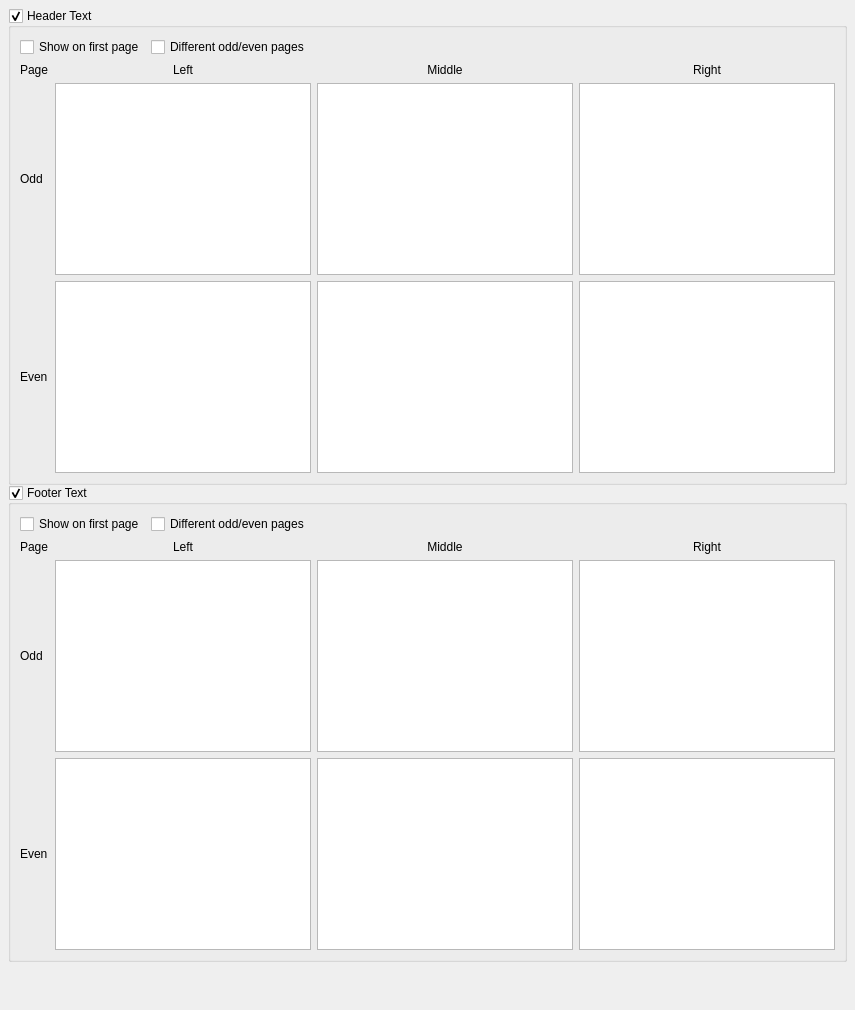
      <widget class="QWidget" name="PageHeaderFooter">
       <layout class="QGridLayout" name="gridLayout_10">
        <property name="leftMargin">
         <number>8</number>
        </property>
        <property name="topMargin">
         <number>8</number>
        </property>
        <property name="rightMargin">
         <number>8</number>
        </property>
        <property name="bottomMargin">
         <number>8</number>
        </property>
        <property name="spacing">
         <number>0</number>
        </property>
        <item row="1" column="0">
         <widget class="QGroupBox" name="showFooter">
          <property name="title">
           <string>Footer Text</string>
          </property>
          <property name="checkable">
           <bool>true</bool>
          </property>
          <layout class="QVBoxLayout" name="verticalLayout_22">
           <item>
            <layout class="QHBoxLayout" name="horizontalLayout_2">
             <item>
              <widget class="QCheckBox" name="showFooterFirstPage">
               <property name="toolTip">
                <string>Show footer also on first page</string>
               </property>
               <property name="text">
                <string>Show on first page</string>
               </property>
              </widget>
             </item>
             <item>
              <widget class="QCheckBox" name="footerOddEven">
               <property name="toolTip">
                <string>Use odd/even page footer</string>
               </property>
               <property name="text">
                <string>Different odd/even pages</string>
               </property>
              </widget>
             </item>
             <item>
              <spacer name="horizontalSpacer_3">
               <property name="orientation">
                <enum>Qt::Horizontal</enum>
               </property>
               <property name="sizeHint" stdset="0">
                <size>
                 <width>40</width>
                 <height>20</height>
                </size>
               </property>
              </spacer>
             </item>
            </layout>
           </item>
           <item>
            <layout class="QGridLayout" name="gridLayout_6">
             <item row="1" column="0">
              <widget class="QLabel" name="labelOddFooter">
               <property name="text">
                <string>Odd</string>
               </property>
              </widget>
             </item>
             <item row="1" column="1">
              <widget class="QTextEdit" name="oddFooterL">
               <property name="minimumSize">
                <size>
                 <width>0</width>
                 <height>30</height>
                </size>
               </property>
               <property name="tabChangesFocus">
                <bool>true</bool>
               </property>
              </widget>
             </item>
             <item row="0" column="2">
              <widget class="QLabel" name="labelMiddleFooter">
               <property name="text">
                <string>Middle</string>
               </property>
               <property name="alignment">
                <set>Qt::AlignCenter</set>
               </property>
              </widget>
             </item>
             <item row="1" column="2">
              <widget class="QTextEdit" name="oddFooterC">
               <property name="minimumSize">
                <size>
                 <width>0</width>
                 <height>30</height>
                </size>
               </property>
               <property name="tabChangesFocus">
                <bool>true</bool>
               </property>
              </widget>
             </item>
             <item row="2" column="1">
              <widget class="QTextEdit" name="evenFooterL">
               <property name="minimumSize">
                <size>
                 <width>0</width>
                 <height>30</height>
                </size>
               </property>
               <property name="tabChangesFocus">
                <bool>true</bool>
               </property>
              </widget>
             </item>
             <item row="2" column="0">
              <widget class="QLabel" name="labelEvenFooter">
               <property name="text">
                <string>Even</string>
               </property>
              </widget>
             </item>
             <item row="0" column="1">
              <widget class="QLabel" name="labelLeftFooter">
               <property name="sizePolicy">
                <sizepolicy hsizetype="Preferred" vsizetype="Preferred">
                 <horstretch>0</horstretch>
                 <verstretch>0</verstretch>
                </sizepolicy>
               </property>
               <property name="text">
                <string>Left</string>
               </property>
               <property name="alignment">
                <set>Qt::AlignCenter</set>
               </property>
              </widget>
             </item>
             <item row="2" column="2">
              <widget class="QTextEdit" name="evenFooterC">
               <property name="minimumSize">
                <size>
                 <width>0</width>
                 <height>30</height>
                </size>
               </property>
               <property name="tabChangesFocus">
                <bool>true</bool>
               </property>
              </widget>
             </item>
             <item row="2" column="3">
              <widget class="QTextEdit" name="evenFooterR">
               <property name="minimumSize">
                <size>
                 <width>0</width>
                 <height>30</height>
                </size>
               </property>
               <property name="tabChangesFocus">
                <bool>true</bool>
               </property>
              </widget>
             </item>
             <item row="1" column="3">
              <widget class="QTextEdit" name="oddFooterR">
               <property name="minimumSize">
                <size>
                 <width>0</width>
                 <height>30</height>
                </size>
               </property>
               <property name="tabChangesFocus">
                <bool>true</bool>
               </property>
              </widget>
             </item>
             <item row="0" column="0">
              <widget class="QLabel" name="labelPageFooter">
               <property name="text">
                <string>Page</string>
               </property>
              </widget>
             </item>
             <item row="0" column="3">
              <widget class="QLabel" name="labelRightFooter">
               <property name="text">
                <string>Right</string>
               </property>
               <property name="alignment">
                <set>Qt::AlignCenter</set>
               </property>
              </widget>
             </item>
            </layout>
           </item>
          </layout>
         </widget>
        </item>
        <item row="0" column="0">
         <widget class="QGroupBox" name="showHeader">
          <property name="title">
           <string>Header Text</string>
          </property>
          <property name="checkable">
           <bool>true</bool>
          </property>
          <layout class="QVBoxLayout" name="verticalLayout_23">
           <item>
            <layout class="QHBoxLayout" name="horizontalLayout_4">
             <item>
              <widget class="QCheckBox" name="showHeaderFirstPage">
               <property name="toolTip">
                <string>Show header also on first page</string>
               </property>
               <property name="text">
                <string>Show on first page</string>
               </property>
              </widget>
             </item>
             <item>
              <widget class="QCheckBox" name="headerOddEven">
               <property name="toolTip">
                <string>Use odd/even page header</string>
               </property>
               <property name="text">
                <string>Different odd/even pages</string>
               </property>
              </widget>
             </item>
             <item>
              <spacer name="horizontalSpacer_4">
               <property name="orientation">
                <enum>Qt::Horizontal</enum>
               </property>
               <property name="sizeHint" stdset="0">
                <size>
                 <width>40</width>
                 <height>20</height>
                </size>
               </property>
              </spacer>
             </item>
            </layout>
           </item>
           <item>
            <layout class="QGridLayout" name="gridLayout_5">
             <item row="0" column="1">
              <widget class="QLabel" name="labelLeftHeader">
               <property name="text">
                <string>Left</string>
               </property>
               <property name="alignment">
                <set>Qt::AlignCenter</set>
               </property>
              </widget>
             </item>
             <item row="0" column="2">
              <widget class="QLabel" name="labelMiddleHeader">
               <property name="text">
                <string>Middle</string>
               </property>
               <property name="alignment">
                <set>Qt::AlignCenter</set>
               </property>
              </widget>
             </item>
             <item row="0" column="3">
              <widget class="QLabel" name="labelRightHeader">
               <property name="text">
                <string>Right</string>
               </property>
               <property name="alignment">
                <set>Qt::AlignCenter</set>
               </property>
              </widget>
             </item>
             <item row="1" column="0">
              <widget class="QLabel" name="labelOddHeader">
               <property name="text">
                <string>Odd</string>
               </property>
              </widget>
             </item>
             <item row="1" column="1">
              <widget class="QTextEdit" name="oddHeaderL">
               <property name="minimumSize">
                <size>
                 <width>0</width>
                 <height>30</height>
                </size>
               </property>
               <property name="maximumSize">
                <size>
                 <width>16777215</width>
                 <height>16777215</height>
                </size>
               </property>
               <property name="tabChangesFocus">
                <bool>true</bool>
               </property>
              </widget>
             </item>
             <item row="1" column="2">
              <widget class="QTextEdit" name="oddHeaderC">
               <property name="minimumSize">
                <size>
                 <width>0</width>
                 <height>30</height>
                </size>
               </property>
               <property name="maximumSize">
                <size>
                 <width>16777215</width>
                 <height>16777215</height>
                </size>
               </property>
               <property name="tabChangesFocus">
                <bool>true</bool>
               </property>
              </widget>
             </item>
             <item row="1" column="3">
              <widget class="QTextEdit" name="oddHeaderR">
               <property name="sizePolicy">
                <sizepolicy hsizetype="Expanding" vsizetype="Expanding">
                 <horstretch>0</horstretch>
                 <verstretch>0</verstretch>
                </sizepolicy>
               </property>
               <property name="minimumSize">
                <size>
                 <width>0</width>
                 <height>30</height>
                </size>
               </property>
               <property name="maximumSize">
                <size>
                 <width>16777215</width>
                 <height>16777215</height>
                </size>
               </property>
               <property name="tabChangesFocus">
                <bool>true</bool>
               </property>
              </widget>
             </item>
             <item row="2" column="1">
              <widget class="QTextEdit" name="evenHeaderL">
               <property name="minimumSize">
                <size>
                 <width>0</width>
                 <height>30</height>
                </size>
               </property>
               <property name="maximumSize">
                <size>
                 <width>16777215</width>
                 <height>16777215</height>
                </size>
               </property>
               <property name="tabChangesFocus">
                <bool>true</bool>
               </property>
              </widget>
             </item>
             <item row="2" column="0">
              <widget class="QLabel" name="labelEvenHeader">
               <property name="text">
                <string>Even</string>
               </property>
              </widget>
             </item>
             <item row="2" column="2">
              <widget class="QTextEdit" name="evenHeaderC">
               <property name="minimumSize">
                <size>
                 <width>0</width>
                 <height>30</height>
                </size>
               </property>
               <property name="maximumSize">
                <size>
                 <width>16777215</width>
                 <height>16777215</height>
                </size>
               </property>
               <property name="tabChangesFocus">
                <bool>true</bool>
               </property>
              </widget>
             </item>
             <item row="2" column="3">
              <widget class="QTextEdit" name="evenHeaderR">
               <property name="minimumSize">
                <size>
                 <width>0</width>
                 <height>30</height>
                </size>
               </property>
               <property name="maximumSize">
                <size>
                 <width>16777215</width>
                 <height>16777215</height>
                </size>
               </property>
               <property name="tabChangesFocus">
                <bool>true</bool>
               </property>
              </widget>
             </item>
             <item row="0" column="0">
              <widget class="QLabel" name="labelPageHeader">
               <property name="text">
                <string>Page</string>
               </property>
              </widget>
             </item>
            </layout>
           </item>
          </layout>
         </widget>
        </item>
        <item row="2" column="0">
         <spacer name="verticalSpacer_33">
          <property name="orientation">
           <enum>Qt::Vertical</enum>
          </property>
          <property name="sizeHint" stdset="0">
           <size>
            <width>20</width>
            <height>40</height>
           </size>
          </property>
         </spacer>
        </item>
       </layout>
      </widget>
